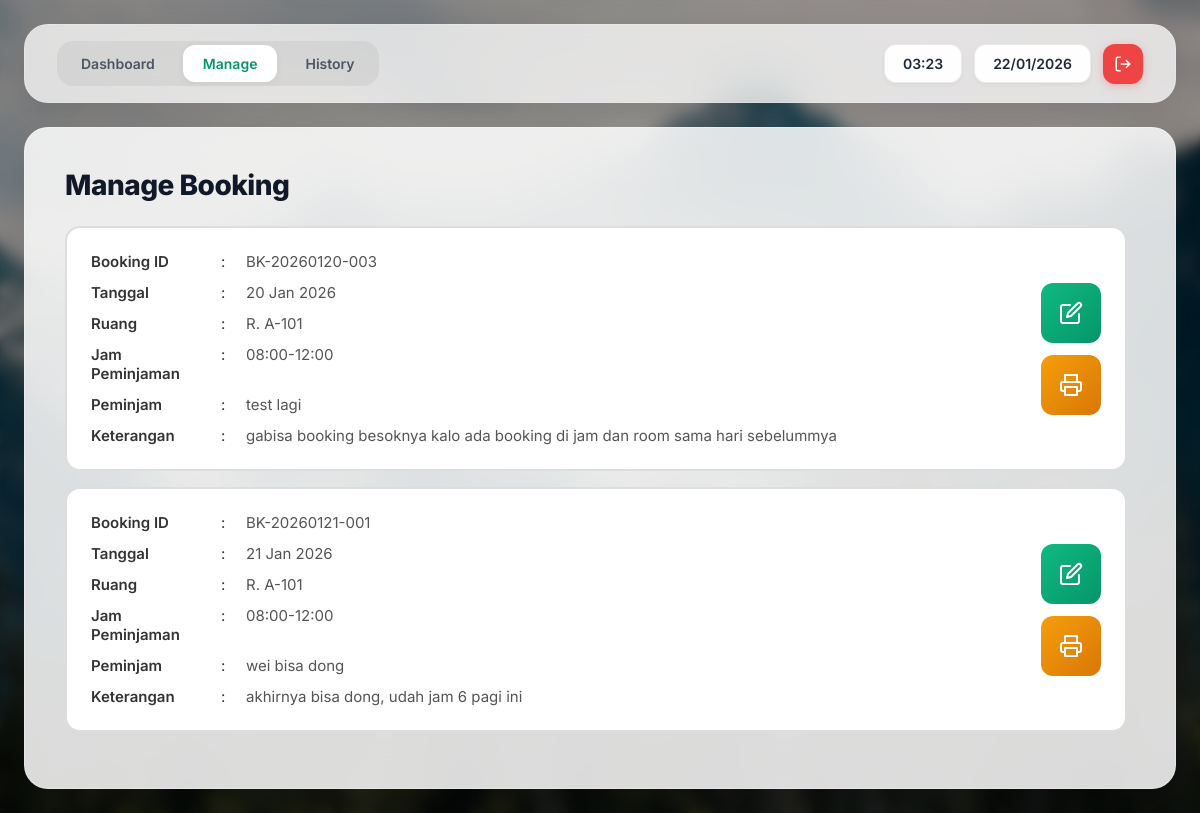
Page /manage_bookings.php (signed in) on the committed database.
### tables this page shows
CREATE TABLE `bookings` (
  `id` int(11) NOT NULL,
  `room_id` int(11) NOT NULL,
  `nim` varchar(50) NOT NULL,
  `nama` varchar(100) NOT NULL,
  `booking_date` date NOT NULL,
  `start_time` time NOT NULL,
  `end_time` time NOT NULL,
  `purpose` text DEFAULT NULL,
  `permit_number` varchar(50) DEFAULT NULL,
  `created_by` int(11) DEFAULT NULL,
  `created_at` timestamp NOT NULL DEFAULT current_timestamp(),
  `deleted_at` datetime DEFAULT NULL,
  `deleted_by` int(11) DEFAULT NULL,
  `status` enum('active','expired','deleted') DEFAULT 'active'
);

CREATE TABLE `rooms` (
  `id` int(11) NOT NULL,
  `room_name` varchar(20) NOT NULL,
  `created_at` timestamp NOT NULL DEFAULT current_timestamp()
);

### manage_bookings.php (the view, shortened to what this page needs)
<?php
require_once 'config/database.php';
$today = date('Y-m-d');
$pdo->query("
    UPDATE bookings
    SET status = 'expired'
    WHERE booking_date < '$today'
    AND status = 'active'
");
$today_display = date('d/m/Y');
$current_time = date('H:i');
$stmt = $pdo->query("
    SELECT bookings.*, rooms.room_name
    FROM bookings
    JOIN rooms ON bookings.room_id = rooms.id
    WHERE bookings.status = 'active'
    ORDER BY bookings.booking_date ASC, bookings.start_time ASC
");
$bookings = $stmt->fetchAll();
?>
<!DOCTYPE html>
<html lang="id">
<head>
    <link rel="stylesheet" href="css/main.css">
</head>
<body class="dashboard-page">
    <div class="top-nav">
        <div class="nav-tabs">
            <a href="dashboard.php" class="nav-tab inactive">Dashboard</a>
            <a href="manage_bookings.php" class="nav-tab active">Manage</a>
            <a href="booking_history.php" class="nav-tab inactive">History</a>
        </div>
        <div class="nav-info">
            <div class="time-display"><?php echo $current_time; ?></div>
            <div class="date-display"><?php echo $today_display; ?></div>
            <button class="logout-btn" onclick="window.location.href='logout.php'">
                <svg xmlns="http://www.w3.org/2000/svg" width="18" height="18" viewBox="0 0 24 24" fill="none" stroke="currentColor" stroke-width="2">
                    <path d="M9 21H5a2 2 0 0 1-2-2V5a2 2 0 0 1 2-2h4"></path>
                    <polyline points="16 17 21 12 16 7"></polyline>
                    <line x1="21" y1="12" x2="9" y2="12"></line>
                </svg>
            </button>
        </div>
    </div>
    <div class="dashboard-container">
        <h1 class="dashboard-title">Manage Booking</h1>
        <div class="booking-list-container">
            <?php if (count($bookings) > 0): ?>
                <?php foreach ($bookings as $booking): ?>
                    <div class="booking-card">
                        <div class="booking-info">
                            <div class="booking-row">
                                <span class="booking-label">Booking ID</span>
                                <span class="booking-colon">:</span>
                                <span class="booking-value"><?php echo htmlspecialchars($booking['permit_number']); ?></span>
                            </div>
                            <div class="booking-row">
                                <span class="booking-label">Tanggal</span>
                                <span class="booking-colon">:</span>
                                <span class="booking-value"><?php echo date('d M Y', strtotime($booking['booking_date'])); ?></span>
                            </div>
                            <div class="booking-row">
                                <span class="booking-label">Ruang</span>
                                <span class="booking-colon">:</span>
                                <span class="booking-value"><?php echo htmlspecialchars($booking['room_name']); ?></span>
                            </div>
                            <div class="booking-row">
                                <span class="booking-label">Jam Peminjaman</span>
                                <span class="booking-colon">:</span>
                                <span class="booking-value"><?php echo date('H:i', strtotime($booking['start_time'])) . '-' . date('H:i', strtotime($booking['end_time'])); ?></span>
                            </div>
                            <div class="booking-row">
                                <span class="booking-label">Peminjam</span>
                                <span class="booking-colon">:</span>
                                <span class="booking-value"><?php echo htmlspecialchars($booking['nama']); ?></span>
                            </div>
                            <div class="booking-row">
                                <span class="booking-label">Keterangan</span>
                                <span class="booking-colon">:</span>
                                <span class="booking-value"><?php echo htmlspecialchars($booking['purpose']); ?></span>
                            </div>
                        </div>
                        <div class="booking-actions">
                            <button class="btn-edit" onclick='openEditModal(<?php echo json_encode($booking); ?>)'>
                            </button>
                            <button class="btn-print" onclick="printBooking(<?php echo $booking['id']; ?>)">
                            </button>
                        </div>
                    </div>
                <?php endforeach; ?>
            <?php else: ?>
                <div class="empty-state">
                    <p>Tidak ada booking aktif</p>
                </div>
            <?php endif; ?>
        </div>
    </div>
</body>
</html>

### css/main.css (style rules this page uses)
* { margin: 0; padding: 0; box-sizing: border-box; }
body { font-family: 'Inter', -apple-system, BlinkMacSystemFont, sans-serif; color: #1f2937; }
.dashboard-page { min-height: 100vh; background-image: url('../assets/background/bg.jpg'); background-size: cover; background-position: center; background-repeat: no-repeat; background-attachment: fixed; padding: 24px; display: flex; flex-direction: column; align-items: center; }
.dashboard-page::before { content: ''; position: fixed; inset: 0; background: rgba(0, 0, 0, 0.4); backdrop-filter: blur(8px); z-index: -1; }
.top-nav, .dashboard-container { width: 100%; max-width: 1400px; }
.top-nav { display: flex; justify-content: space-between; align-items: center; margin-bottom: 24px; background: rgba(255, 255, 255, 0.75); backdrop-filter: blur(20px); padding: 16px 32px; border-radius: 24px; box-shadow: 0 8px 32px rgba(0, 0, 0, 0.1); border: 1px solid rgba(255, 255, 255, 0.2); }
.nav-tabs { display: flex; gap: 8px; background: rgba(0, 0, 0, 0.05); padding: 4px; border-radius: 16px; }
.nav-tab { padding: 10px 20px; border-radius: 12px; font-size: 14px; font-weight: 600; text-decoration: none; transition: all 0.3s; }
.nav-tab.active { background: white; color: #059669; box-shadow: 0 2px 8px rgba(0, 0, 0, 0.05); }
.nav-tab.inactive { color: #4b5563; }
.nav-info { display: flex; gap: 12px; align-items: center; }
.time-display, .date-display { padding: 10px 18px; background: rgba(255, 255, 255, 0.95); border-radius: 12px; font-size: 14px; font-weight: 600; color: #1f2937; border: 1px solid rgba(0, 0, 0, 0.08); box-shadow: 0 2px 4px rgba(0, 0, 0, 0.05); }
.logout-btn { width: 40px; height: 40px; border-radius: 12px; background: #EF4444; color: white; border: none; cursor: pointer; transition: all 0.2s; display: flex; align-items: center; justify-content: center; box-shadow: 0 2px 8px rgba(239, 68, 68, 0.3); }
.dashboard-container { background: rgba(255, 255, 255, 0.85); backdrop-filter: blur(25px); border-radius: 24px; padding: 40px; box-shadow: 0 20px 50px rgba(0, 0, 0, 0.15); border: 1px solid rgba(255, 255, 255, 0.3); flex: 1; display: flex; flex-direction: column; }
.dashboard-title { font-size: 28px; font-weight: 800; margin-bottom: 24px; color: #111827; letter-spacing: -0.5px; }
.booking-list-container { flex: 1; overflow-y: auto; overflow-x: hidden; padding-right: 8px; }
.booking-card { background: white; border: 2px solid #ddd; border-radius: 15px; padding: 24px; margin-bottom: 16px; transition: all 0.3s; display: flex; justify-content: space-between; align-items: center; gap: 24px; }
.booking-info { flex: 1; }
.booking-row { display: grid; grid-template-columns: 140px 20px 1fr; gap: 16px; margin-bottom: 12px; font-size: 15px; }
.booking-row:last-child { margin-bottom: 0; }
.booking-label { font-weight: 600; color: #333; }
.booking-colon { color: #333; }
.booking-value { color: #555; }
.booking-actions { display: flex; flex-direction: column; gap: 12px; }
.btn-edit, .btn-print { width: 60px; height: 60px; border-radius: 12px; border: none; cursor: pointer; transition: all 0.3s; display: flex; align-items: center; justify-content: center; color: white; font-size: 20px; }
.btn-edit { background: linear-gradient(135deg, #10B981, #059669); }
.btn-print { background: linear-gradient(135deg, #F59E0B, #D97706); }
@media (max-width: 1200px) { .booking-row { grid-template-columns: 120px 15px 1fr; gap: 10px; } }

### rows in the picture
bookings: permit_number "BK-20260120-003", booking_date "20 Jan 2026", room.room_name "R. A-101", start_time "08:00", end_time "12:00", nama "test lagi", purpose "gabisa booking besoknya kalo ada booking di jam dan room sama hari sebelummya"
bookings: permit_number "BK-20260121-001", booking_date "21 Jan 2026", room.room_name "R. A-101", start_time "08:00", end_time "12:00", nama "wei bisa dong", purpose "akhirnya bisa dong, udah jam 6 pagi ini"
